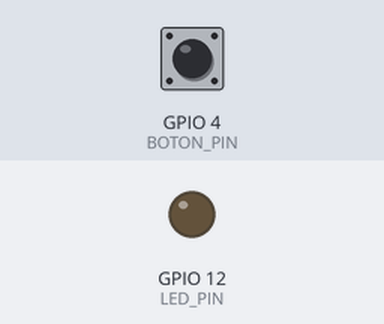
The sketch below on a simulated ESP32. Parts: output pins drawn as LEDs (lit = HIGH). The inputs (shaded band) are chosen by the test bench; at power-on: GPIO 4 (BOTON_PIN) HIGH. What the sketch prints to the serial monitor is not drawn.

Above: at 1.2 s.
1.3 s: GPIO 4 (BOTON_PIN) pulled LOW for 0.15 s
At 1.37 s:
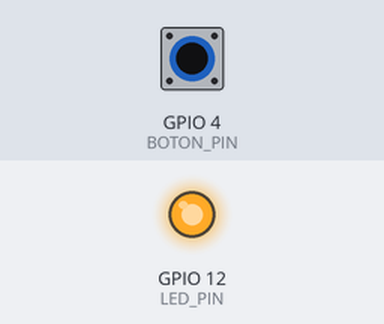
2.9 s: GPIO 4 (BOTON_PIN) pulled LOW for 1 s
At 4.5 s:
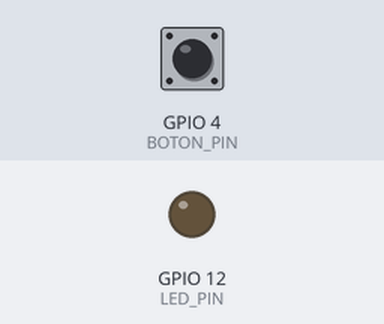
Timing chart, 0 to 6.0 s (numbered marks = the images above; inputs shaded):
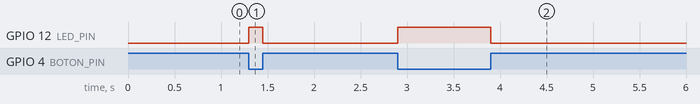

Measured:
- after the input at 1.3 s, GPIO 12 (LED_PIN): LOW → HIGH at once, → LOW 0.15 s later
- after the input at 2.9 s, GPIO 12 (LED_PIN): LOW → HIGH at once, → LOW 1.0 s later

The sketch:

lee_boton_enciende_led.ino
```cpp
#define LED_PIN 12
#define BOTON_PIN 4 //OJO NO USAR EL PIN 2 PARA EL BOTON, ES USADO PARA FINES ESPECIALES POR EL ESP32 Y DA PROBLEMAS

void setup() {
  pinMode(LED_PIN, OUTPUT);
  pinMode(BOTON_PIN, INPUT_PULLUP); // Usamos resistencia interna de pull-up
  Serial.begin(115200);
}

void loop() {
  int estadoBoton = digitalRead(BOTON_PIN);

  if (estadoBoton == LOW) {  // LOW porque con INPUT_PULLUP, presionado = 0
    digitalWrite(LED_PIN, HIGH); // Enciende el
    Serial.println("led encendido");
  } else {
    digitalWrite(LED_PIN, LOW);  // Apaga el LED
    Serial.println("led apagado");
  }
}
```
